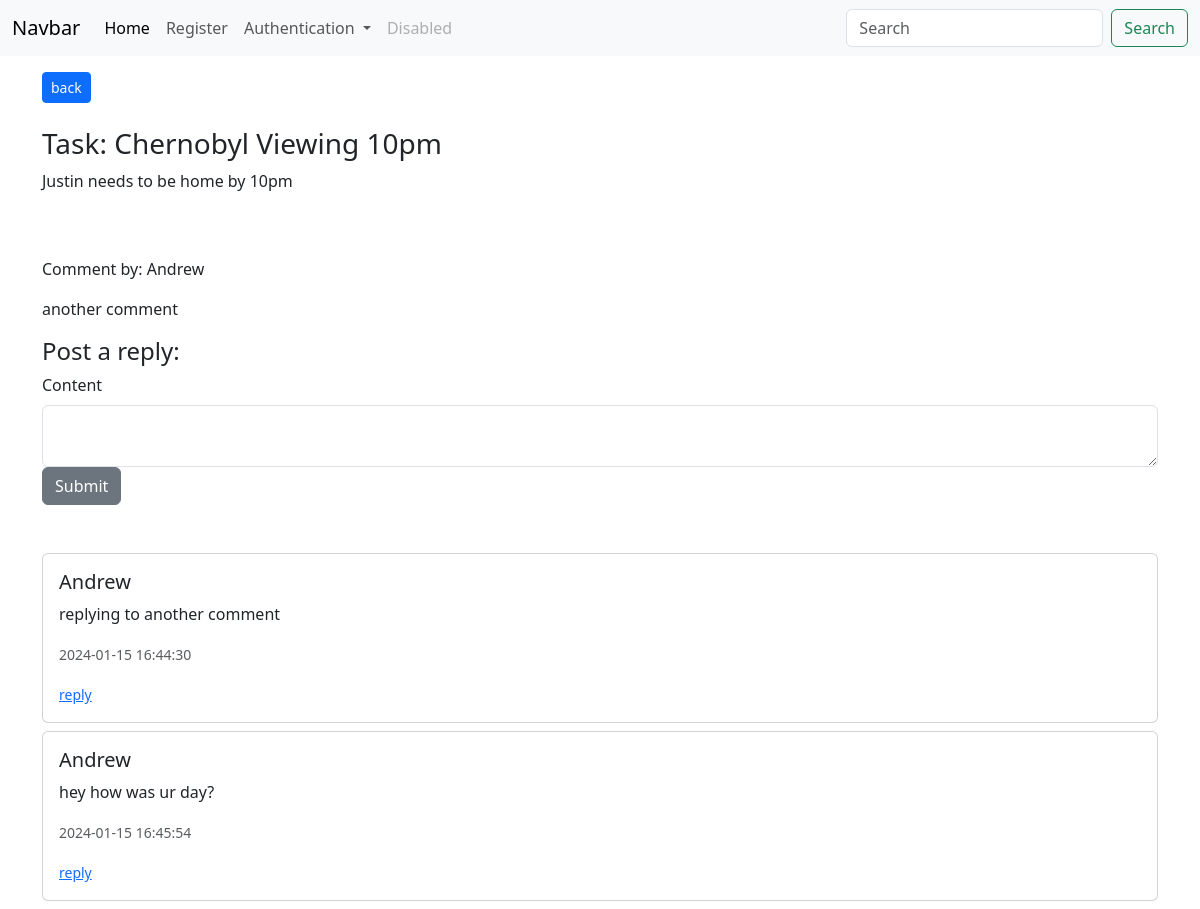
The app's page /comment/16 (signed in) with its own data.
### app/models/models.py (models this page shows, shortened)
class GroupTasks(db.Model): # TODO reference other users, and each user can see their tasks
    id = db.Column(db.Integer, primary_key=True)
    poster_id = db.Column(db.Integer, db.ForeignKey('users.id'))
    title = db.Column(db.String(55))
    content = db.Column(db.Text)
    due_date = db.Column(db.DateTime, default=datetime.utcnow)
    date_posted = db.Column(db.DateTime, default=datetime.utcnow)
    status = db.Column(db.Integer, default = 0)
    tally = db.Column(db.Integer, default = 0)

class Users(db.Model, UserMixin):
    id = db.Column(db.Integer, primary_key=True)
    key = db.Column(db.String(20), nullable=False)
    username = db.Column(db.String(20), nullable=False, unique=True)
    name = db.Column(db.String(40), nullable=False)
    date_added = db.Column(db.DateTime, default=datetime.utcnow)
    password_hash = db.Column(db.String(128))
    @property
    def password(self):
        raise AttributeError('password is not a readable attribute!')

class GroupTasksComments(db.Model):
    id = db.Column(db.Integer, primary_key=True, autoincrement=True)
    task_id = db.Column(db.Integer, db.ForeignKey('group_tasks.id'))
    parent_id = db.Column(db.Integer, db.ForeignKey('group_tasks_comments.id'), nullable=True, default = 0) # null by default
    poster_id = db.Column(db.Integer, db.ForeignKey('users.id'))
    content = db.Column(db.String(1000), nullable=False)
    date_posted = db.Column(db.DateTime, default=datetime.utcnow)
    last_updated = db.Column(db.DateTime, default=datetime.utcnow)
    tally = db.Column(db.Integer, default = 0)

### app/dash/routes.py (the view)
@dash_bp.route("/comment/<int:id>", methods=['GET', 'POST'])
@login_required
def comment(id):
    comment_form = GroupTaskCommentForm()
    if comment_form.validate_on_submit():
        task_id = paul.get_comment(id).task_id
        return paul.post_threaded_comment_and_redirect(comment_form, id,task_id)
    comments = paul.get_threaded_comments(id)
    parent_comment = paul.get_comment(id)
    name = paul.get_poster_name(parent_comment.poster_id)
    task = paul.get_root_task(id)
    comment_form.content.data = ''
    return render_template("comment.html", id=id, comments=comments, parent_comment=parent_comment, comment_form=comment_form, name=name, task=task, get_name=paul.get_poster_name)

### app/forms.py
class GroupTaskCommentForm(FlaskForm):
    content = CKEditorField('Content', validators=[DataRequired()])
    submit = SubmitField("Submit")

class SearchForm(FlaskForm):
    searched = StringField("Searched", validators=[DataRequired()])
    submit = SubmitField("Submit")

### app/DataInterface/group.py (called while the page is built)
    def get_comment(self, id):
        return GroupTasksComments.query.get_or_404(id)

    def get_threaded_comments(self, id):
        comments = []
        get_comments = GroupTasksComments.query.filter_by(parent_id = id)
        for i in get_comments:
            comments.append(i)
        return comments

    def get_poster_name(self, poster_id ):
        return Users.query.filter_by(id = poster_id).first().name

    def get_root_task(self, comment_id):
        comment = self.get_comment(comment_id)
        task_id = comment.task_id
        task = GroupTasks.query.filter_by(id=task_id).first()
        return task

### run.py (called while the page is built)
@app.context_processor
def base():
    form = SearchForm()
    return dict(form=form)

### app/templates/comment.html (shortened to what this page needs)
{% extends 'base.html' %}
{% block content %}
<div class="container mt-3">
{%if not parent_comment.parent_id == 0%}
<a href="{{url_for('dash_bp.comment', id=parent_comment.parent_id)}}"> <button type="button" class="btn btn-primary btn-sm">back</button></a>
{%else%}
<a href="{{url_for('dash_bp.group_task', id=task.id)}}"> <button type="button" class="btn btn-primary btn-sm">back</button></a>
{%endif%}
</div>
<div class="container mt-4">
    <h3>Task: {{ task.title }}</h3>
    <p>{{ task.content }}</p>
    <br><br>
    <p>Comment by: {{ name }}</p>
    <p style="max-width: 500px; word-wrap: break-word; width: 500px;">{{ parent_comment.content }}</p>
    <h4>Post a reply:</h4>
    <form method="POST" autocomplete="off">
        <div class="form-group">
            {{ comment_form.content.label(class="form-label") }}
            {{ comment_form.content(class="form-control") }}
        </div>
        {{ comment_form.submit(class="btn btn-secondary") }}
    </form>
    <br><br>
    <div class="comments">
        {% for comment in comments %}
            <div class="card mb-2">
                <div class="card-body">
                    <h5 class="card-title">{{ get_name(comment.poster_id) }}</h5>
                    <p class="card-text">{{ comment.content }}</p>
                    <p class="card-text"><small class="text-muted">{{ comment.date_posted.strftime('%Y-%m-%d %H:%M:%S') }}</small></p>
                    <small><a href="{{url_for('dash_bp.comment', id=comment.id)}}">reply</a></small>
                </div>
            </div>
        {% endfor %}
    </div>
</div>
{% endblock %}

### records on screen
GroupTasks: title "Chernobyl Viewing 10pm", content "Justin needs to be home by 10pm"
Users: name "Andrew"
GroupTasksComments: content "another comment"
GroupTasksComments: content "replying to another comment", date_posted "2024-01-15 16:44:30"
GroupTasksComments: content "hey how was ur day?", date_posted "2024-01-15 16:45:54"

### other values on screen
{{ comment_form.content.label(class="form-label") }} "Content"
